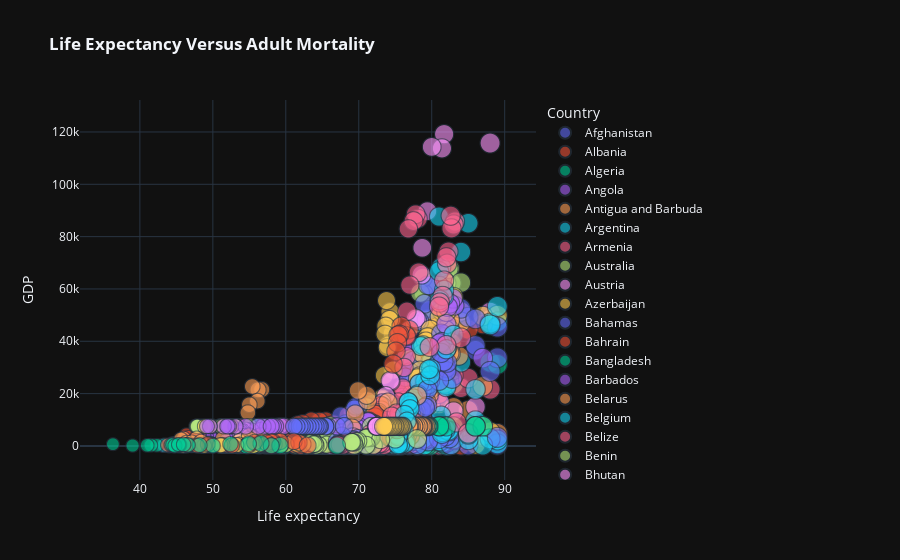

Notebook code cell kept with this figure:
### Code cell
px.scatter(df,y='GDP' ,x='Life expectancy ',color='Country',size='Life expectancy ',template='plotly_dark',opacity=0.6,title='<b> Life Expectancy Versus Adult Mortality')
